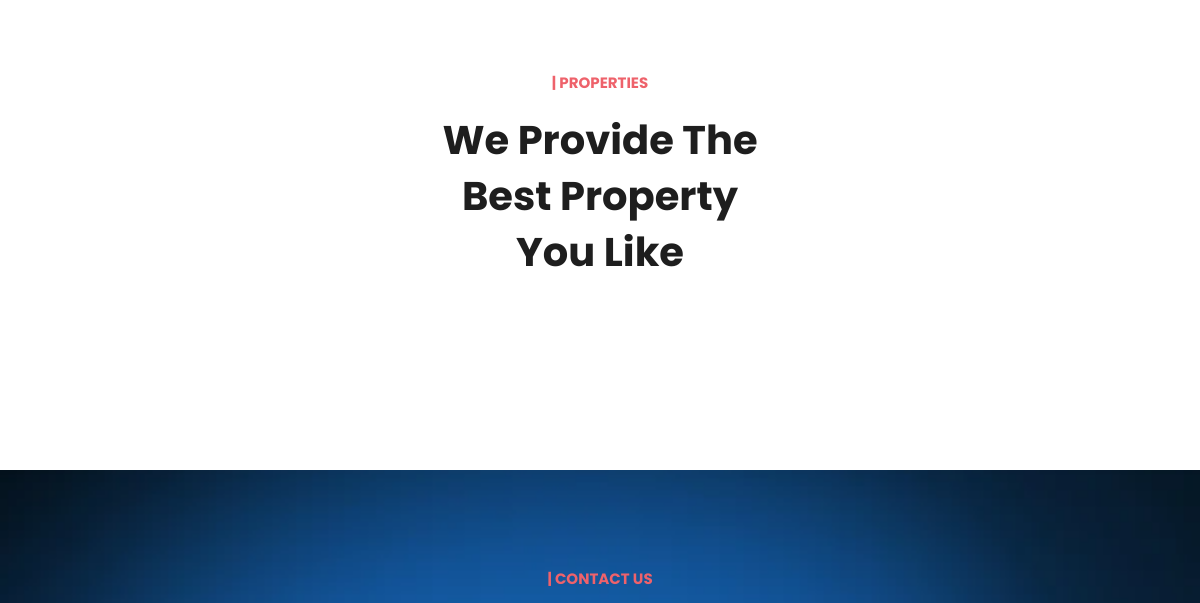
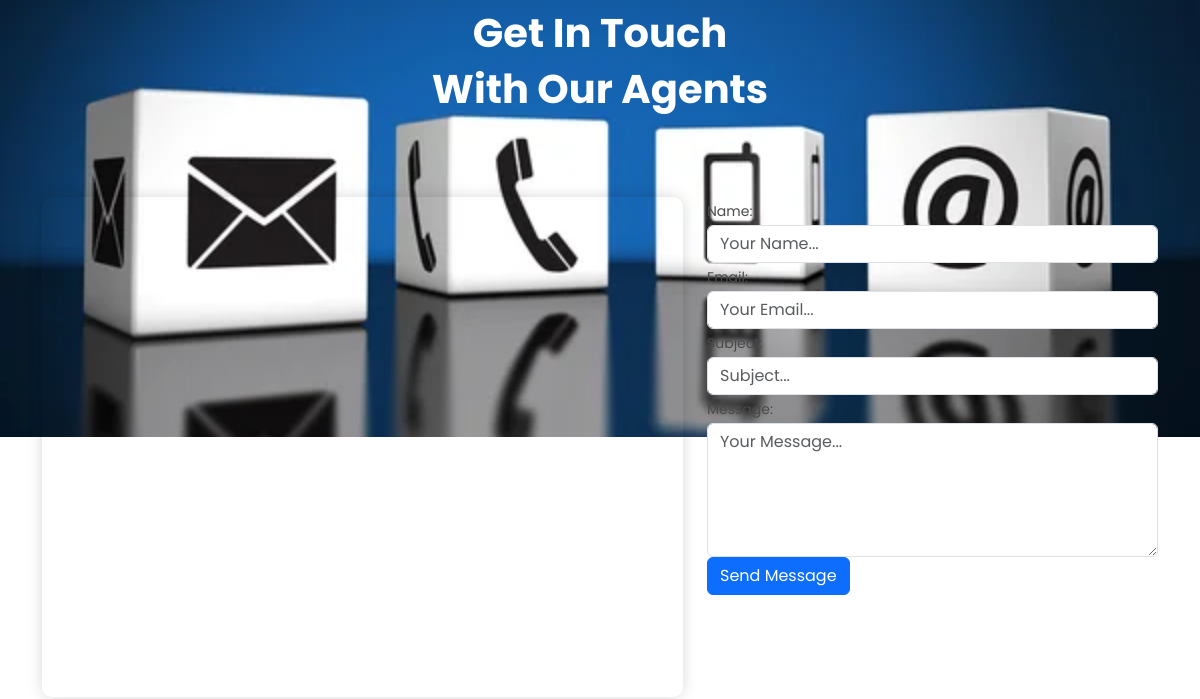
The app's page / (middle part), older data (2 pictures, top to bottom).
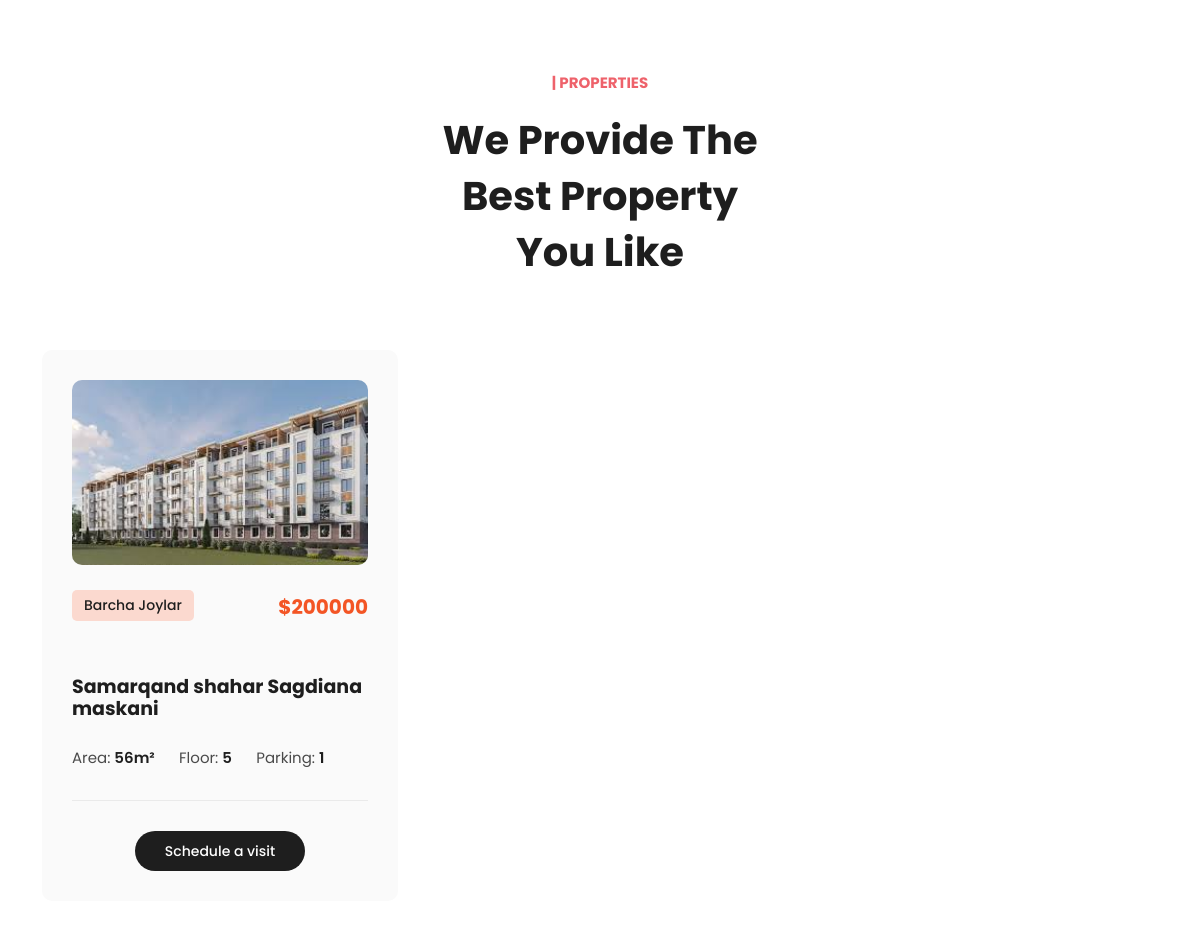
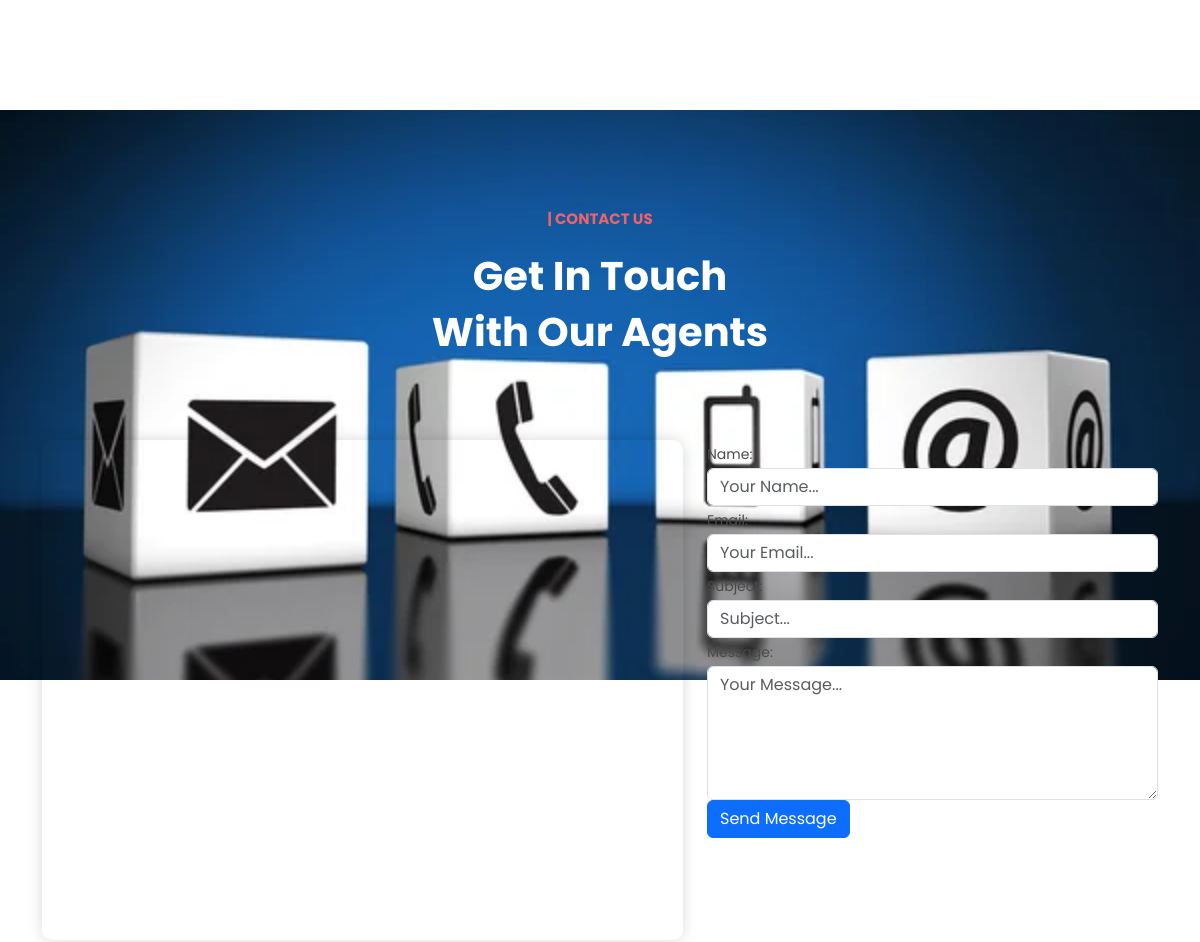
The same page, newer data (2 pictures, top to bottom).
### buy/models.py (models this page shows, shortened)
class HouseModel(models.Model):
    class Status(models.TextChoices):
        Deactive = 'Faol emas', 'Faol emas'
        Active = 'Faol', 'Faol'
    UZ = "so'm"
    RU = '₽'
    ENG = '$'
    the_price = (
        (UZ, "so'm"),
        (RU, "₽"),
        (ENG, "$"),
    )
    address = models.CharField(max_length=255, verbose_name='Adres')
    price = models.IntegerField(verbose_name='Narxi')
    price_type = models.CharField(max_length=10, choices=the_price, default="$")
    area = models.PositiveIntegerField(verbose_name='Kvadrat metri')
    floor = models.CharField(max_length=20, verbose_name='Qavati')
    parking = models.CharField(max_length=50, verbose_name ='Avtoturargohi')
    image = models.ImageField(upload_to='homes/images', verbose_name='Rasmi')
    category = models.ForeignKey(CategoryModel,
                                        verbose_name="Kategoriyasi",
                                        on_delete=models.CASCADE)
    publish_time = models.DateTimeField(default=timezone.now, verbose_name='Yangiliklar yaratilgan vaqti')
    created_time = models.DateTimeField(auto_now_add=True)
    updated_time = models.DateTimeField(auto_now=True)
    status = models.CharField(max_length=50,
                                    choices=Status.choices,
                                    default=Status.Deactive,
                                    verbose_name='holati'
                                    )
    objects = models.Manager ()
    manager = ActiveManager()
    class Meta:
        ordering = ['-publish_time']
        db_table = 'houses'
        managed = True
        verbose_name = 'Uy'
        verbose_name_plural = 'Uylar'

class CategoryModel(models.Model):
    name = models.CharField(max_length=50, verbose_name='Kategoriya nomi')
    def __str__(self):
        return self.name
    class Meta:
        verbose_name = 'Kategoriya '
        verbose_name_plural = 'Kategoriyalar'
        db_table = 'Categorys'
        managed = True

### buy/views.py (the view)
# urls.py: path('', views.home, name='home'),  # Map the home view to the root URL
def home(request):
    carousel_items = CarouselItem.objects.all()  # Karusel uchun elementlar
    all_house_list = HouseModel.objects.all()  # Uylar ro'yxati
    contact_info = Contact.objects.first()  # Birinchi kontakt ma'lumotlarini olish
    contoct_info = Contoct.objects.first()  # Birinchi contoct ma'lumotlarini olish
    if request.method == 'POST':
        form = ContactForm(request.POST)
        if form.is_valid():
            form.save()  # Forma ma'lumotlarini saqlash
            return redirect('home')  # Forma yuborilgandan keyin sahifani yangilash
    else:
        form = ContactForm()  # Bo‘sh forma yaratish
    return render(request, 'home.html', {
        'contact_info': contact_info,  # Kontakt ma'lumotlari
        'carousel_items': carousel_items,  # Karusel elementlari
        'all_house_list': all_house_list,  # Uylar ro'yxati
        'form': form,  # Kontakt shakli
        'contoct_info': contoct_info  # Contoct ma'lumotlari
    })

### buy/forms.py
class ContactForm(forms.ModelForm):
    class Meta:
        model = Contoct
        fields = ['name', 'email', 'subject', 'message']  # Formada ishlatiladigan maydonlar
        widgets = {
            'name': forms.TextInput(attrs={'placeholder': 'Your Name...', 'class': 'form-control'}),
            'email': forms.EmailInput(attrs={'placeholder': 'Your Email...', 'class': 'form-control'}),
            'subject': forms.TextInput(attrs={'placeholder': 'Subject...', 'class': 'form-control'}),
            'message': forms.Textarea(attrs={'placeholder': 'Your Message...', 'class': 'form-control', 'rows': 5}),
        }

### templates/home.html (shortened to what this page needs)
{% extends 'base.html' %}
{% load static %}
{% block content %}
  <div class="main-banner">
  <div class="properties section">
    <div class="container">
        <div class="row">
            <div class="col-lg-4 offset-lg-4">
                <div class="section-heading text-center">
                    <h6>| Properties</h6>
                    <h2>We Provide The Best Property You Like</h2>
                </div>
            </div>
        </div>
        <div class="row">
            {% for property in all_house_list %}
            <div class="col-lg-4 col-md-6 align-self-center mb-30 properties-items {{ property.category|slugify }}">
                <div class="item">
                    <a href="#"><img src="{{ property.image.url }}" alt=""></a>
                    <span class="category">{{ property.category }}</span>
                    <h6>{{property.price_type}}{{ property.price }}</h6>
                    <h4>{{ property.address }}</h4>
                    <ul>
                        <li>Area: <span>{{ property.area }}m²</span></li>
                        <li>Floor: <span>{{ property.floor }}</span></li>
                        <li>Parking: <span>{{ property.parking }}</span></li>
                    </ul>
                    <div class="main-button">
                        <a href="#">Schedule a visit</a>
                    </div>
                </div>
            </div>
            {% endfor %}
        </div>
    </div>
</div>
  <div class="contact section">
    <div class="container">
      <div class="row">
        <div class="col-lg-4 offset-lg-4">
          <div class="section-heading text-center">
            <h6>| Contact Us</h6>
            <h2>Get In Touch With Our Agents</h2>
          </div>
        </div>
      </div>
    </div>
  </div>
  <div class="contact-content">
    <div class="container">
      <div class="row">
        <div class="col-lg-7">
          <div id="map">
            <iframe src="https://www.google.com/maps/embed?pb=!1m18!1m12!1m3!1d342698.01595342894!2d69.24107309356198!3d41.29949568416899!2m3!1f0!2f0!3f0!3m2!1i1024!2i768!4f35!3m3!1m2!1s0x38aef78cf2487adf%3A0x5f2e2222cbcdcdab!2sTashkent!5e1!3m2!1sen!2s!4v1699032564182!5m2!1sen!2s" width="100%" height="500px" frameborder="0" style="border:0; border-radius: 10px; box-shadow: 0px 0px 15px rgba(0, 0, 0, 0.15);" allowfullscreen=""></iframe>
          </div>
        </div>
        <div class="col-lg-5">
          <form method="post" action="">
            {{ form.as_p }}
            <button type="submit" class="btn btn-primary">Send Message</button>
          </form>
        </div>
      </div>
    </div>
  </div>
  {% endblock %}

Row changes from the older to the newer data that the page shows:
added HouseModel: image (picture), category "Barcha Joylar", price_type "$", price "200000", address "Samarqand shahar Sagdiana maskani", area "56", floor "5", parking "1"
